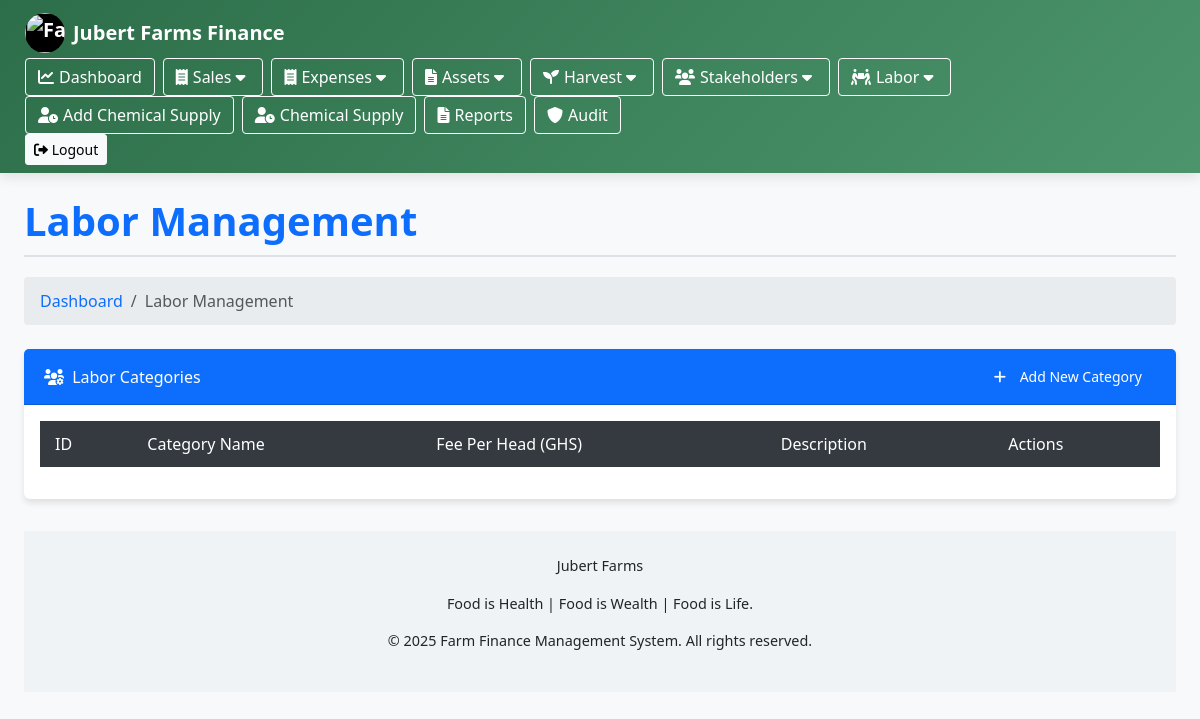
/labor_management.php, run on an earlier commit of the app's database.
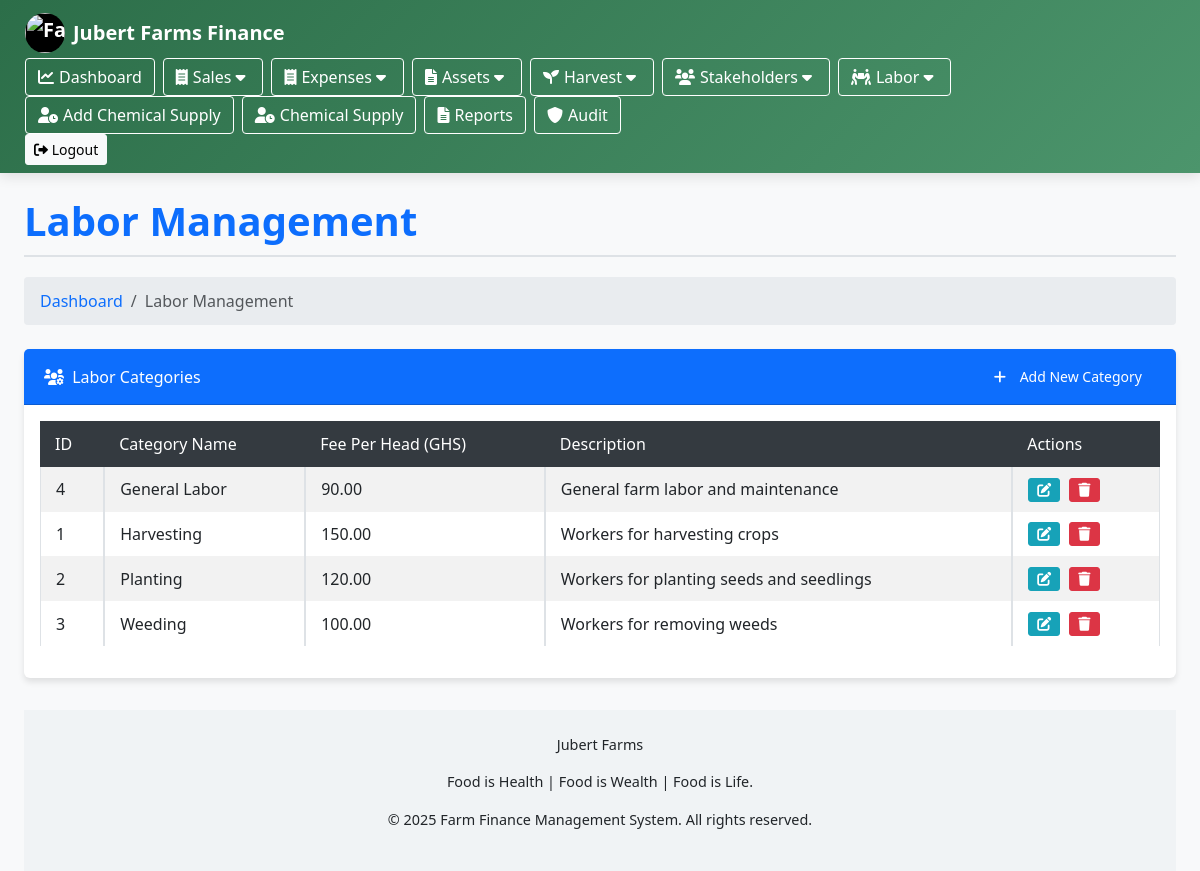
And on a later commit of the database.
### tables this page shows
CREATE TABLE IF NOT EXISTS labor_categories (
    category_id INT UNSIGNED AUTO_INCREMENT PRIMARY KEY,
    category_name VARCHAR(100) NOT NULL UNIQUE,
    fee_per_head DECIMAL(10,2) NOT NULL,
    description TEXT,
    created_at TIMESTAMP DEFAULT CURRENT_TIMESTAMP,
    updated_at TIMESTAMP DEFAULT CURRENT_TIMESTAMP ON UPDATE CURRENT_TIMESTAMP
);

### labor_management.php (the view, shortened to what this page needs)
<?php
include 'config/db.php';
require_once 'views/header.php';
$sql = "SELECT * FROM labor_categories ORDER BY category_name ASC";
$result = mysqli_query($conn, $sql);
$categories = [];
if (mysqli_num_rows($result) > 0) {
    while ($row = mysqli_fetch_assoc($result)) {
        $categories[] = $row;
    }
}
?>
<!DOCTYPE html>
<html lang="en">
<head>
    <link href="https://cdn.jsdelivr.net/npm/bootstrap@5.3.0/dist/css/bootstrap.min.css" rel="stylesheet">
    <link rel="stylesheet" href="https://cdnjs.cloudflare.com/ajax/libs/font-awesome/6.0.0/css/all.min.css">
<link rel="stylesheet" href="assets/css/labor_management_styles.css">
</head>
<body>
<div class="container-fluid px-4">
    <h1 class="mt-4">Labor Management</h1>
    <ol class="breadcrumb mb-4">
        <li class="breadcrumb-item"><a href="index.php">Dashboard</a></li>
        <li class="breadcrumb-item active">Labor Management</li>
    </ol>
    <div>
    <div class="card mb-4">
        <div class="card-header">
            <div class="d-flex justify-content-between align-items-center">
                <div><i class="fas fa-users-cog me-1"></i> Labor Categories</div>
                <button type="button" class="btn btn-primary btn-sm" data-bs-toggle="modal" data-bs-target="#addCategoryModal">
                    <i class="fas fa-plus"></i> Add New Category
                </button>
            </div>
        </div>
        <div class="card-body">
            <table id="laborCategoriesTable" class="table table-striped table-bordered">
                <thead>
                    <tr>
                        <th>ID</th>
                        <th>Category Name</th>
                        <th>Fee Per Head (GHS)</th>
                        <th>Description</th>
                        <th>Actions</th>
                    </tr>
                </thead>
                <tbody>
                <?php foreach ($categories as $category): ?>
    <tr>
        <td><?php echo $category['category_id']; ?></td>
        <td><?php echo htmlspecialchars($category['category_name']); ?></td>
        <td><?php echo number_format($category['fee_per_head'], 2); ?></td>
        <td><?php echo htmlspecialchars($category['description']); ?></td>
        <td>
    <button class="btn btn-sm btn-info edit-btn"
            data-id="<?php echo $category['category_id']; ?>"
            data-name="<?php echo htmlspecialchars($category['category_name']); ?>"
            data-fee="<?php echo $category['fee_per_head']; ?>"
            data-description="<?php echo htmlspecialchars($category['description']); ?>"
            data-bs-toggle="modal" data-bs-target="#editCategoryModal">
        <i class="fas fa-edit"></i>
    </button>
                            <a href="labor_management.php?delete=true&id=<?php echo $category['category_id']; ?>"
                               class="btn btn-sm btn-danger"
                               onclick="return confirm('Are you sure you want to delete this category?');">
                                <i class="fas fa-trash"></i>
                            </a>
                        </td>
                    </tr>
                    <?php endforeach; ?>
                </tbody>
            </table>
        </div>
    </div>
</div>
</body>
</html>
<?php
include 'views/footer.php';?>

What changed in the data, as far as the page shows it:
added labor_categories: category_id "4", category_name "General Labor", fee_per_head "90.00", description "General farm labor and maintenance"
added labor_categories: category_id "1", category_name "Harvesting", fee_per_head "150.00", description "Workers for harvesting crops"
added labor_categories: category_id "2", category_name "Planting", fee_per_head "120.00", description "Workers for planting seeds and seedlings"
added labor_categories: category_id "3", category_name "Weeding", fee_per_head "100.00", description "Workers for removing weeds"
